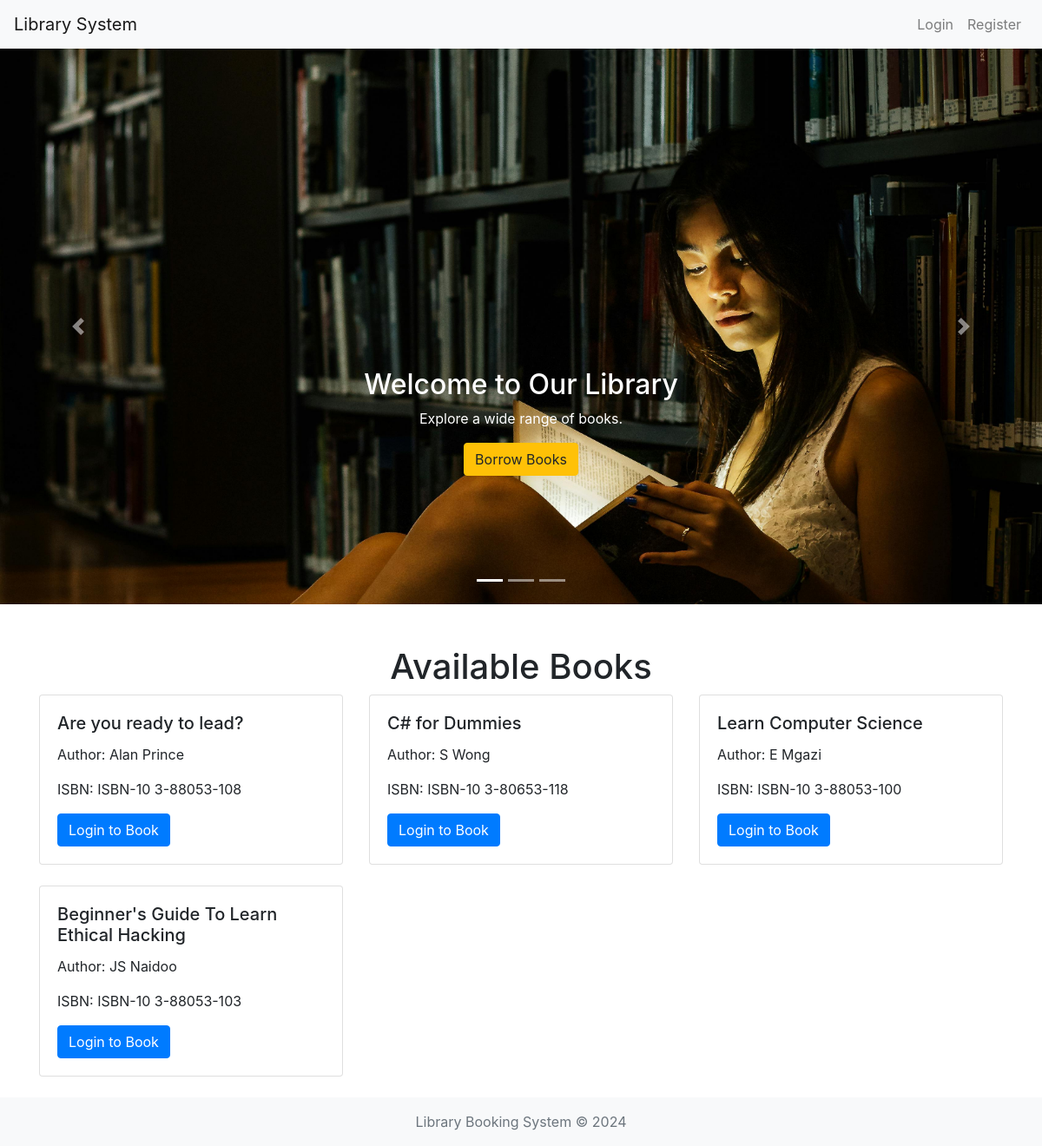
The page / on the database its author committed.
### tables this page shows
CREATE TABLE `books` (
  `id` int(11) NOT NULL,
  `title` varchar(255) NOT NULL,
  `author` varchar(255) NOT NULL,
  `isbn` varchar(20) NOT NULL,
  `available` tinyint(1) DEFAULT 1,
  `created_at` timestamp NOT NULL DEFAULT current_timestamp()
);

### index.php (the view, shortened to what this page needs)
<?php
require_once('includes/auth.php');
$books = $conn->query("SELECT * FROM books");
?>
<!DOCTYPE html>
<html lang="en">
<head>
    <link rel="stylesheet" href="https://stackpath.bootstrapcdn.com/bootstrap/4.5.2/css/bootstrap.min.css">
</head>
<body>
    <?php include('templates/header.php'); ?>
    <div id="carouselExampleIndicators" class="carousel slide" data-ride="carousel">
        <ol class="carousel-indicators">
            <li data-target="#carouselExampleIndicators" data-slide-to="0" class="active"></li>
            <li data-target="#carouselExampleIndicators" data-slide-to="1"></li>
            <li data-target="#carouselExampleIndicators" data-slide-to="2"></li>
        </ol>
        <div class="carousel-inner">
            <div class="carousel-item active" style="background-image: url('./assets/images/pexels-luri-2761017.jpg');">
                <div class="carousel-caption d-none d-md-block">
                    <h2>Welcome to Our Library</h2>
                    <p>Explore a wide range of books.</p>
                    <a href="#book-section" class="btn btn-warning">Borrow Books</a>
                </div>
            </div>
        </div>
        <a class="carousel-control-prev" href="#carouselExampleIndicators" role="button" data-slide="prev">
            <span class="carousel-control-prev-icon" aria-hidden="true"></span>
        </a>
        <a class="carousel-control-next" href="#carouselExampleIndicators" role="button" data-slide="next">
            <span class="carousel-control-next-icon" aria-hidden="true"></span>
        </a>
    </div>
   <div class="container mt-5" id="book-section">
        <h1 class="text-center">Available Books</h1>
        <div class="row">
            <?php while ($book = $books->fetch_assoc()): ?>
                <div class="col-md-4">
                    <div class="card mb-4">
                        <div class="card-body">
                            <h5 class="card-title"><?php echo $book['title']; ?></h5>
                            <p class="card-text">Author: <?php echo $book['author']; ?></p>
                            <p class="card-text">ISBN: <?php echo $book['isbn']; ?></p>
                            <?php if (isset($_SESSION['user_id'])): ?>
                                <a href="book.php?id=<?php echo $book['id']; ?>" class="btn btn-primary">Book Now</a>
                            <?php else: ?>
                                <a href="login.php" class="btn btn-primary">Login to Book</a>
                            <?php endif; ?>
                        </div>
                    </div>
                </div>
            <?php endwhile; ?>
        </div>
    </div>
    <?php include('templates/footer.php'); ?>
</body>
</html>

### templates/header.php (shortened to what this page needs)
<nav class="navbar navbar-expand-lg navbar-light bg-light">
    <a class="navbar-brand" href="index.php">Library System</a>
    <div class="collapse navbar-collapse" id="navbarNav">
        <ul class="navbar-nav ml-auto">
            <?php if (isset($_SESSION['user_id'])): ?>
                <li class="nav-item">
                <a class="nav-link" href="./login.php">Logged in as <?php echo $_SESSION['name']; ?> </a>
            </li>
            <li class="nav-item">
                <a class="nav-link" href="../logout.php">Logout</a>
            </li>
            <?php else: ?>
            <li class="nav-item">
                <a class="nav-link" href="./login.php">Login</a>
            </li>
            <li class="nav-item">
                <a class="nav-link" href="./register.php">Register</a>
            </li>
            <?php endif; ?>
        </ul>
    </div>
</nav>

### templates/footer.php
<footer class="footer mt-auto py-3 bg-light">
    <div class="container text-center">
        <span class="text-muted">Library Booking System &copy; 2024</span>
    </div>
</footer>

### index.php (style rules this page uses)
.carousel-item { height: 80vh; background-size: cover; background-position: center center; }
.carousel-caption { bottom: 20%; }

### rows shown on the page
books: title "Are you ready to lead?", author "Alan Prince", isbn "ISBN-10 3-88053-108"
books: title "C# for Dummies", author "S Wong", isbn "ISBN-10 3-80653-118"
books: title "Learn Computer Science", author "E Mgazi", isbn "ISBN-10 3-88053-100"
books: title "Beginner's Guide To Learn Ethical Hacking", author "JS Naidoo", isbn "ISBN-10 3-88053-103"
